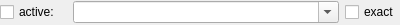
<?xml version="1.0" encoding="UTF-8"?>
<ui version="4.0">
 <class>SearchTextWidget</class>
 <widget class="QWidget" name="SearchTextWidget">
  <property name="geometry">
   <rect>
    <x>0</x>
    <y>0</y>
    <width>400</width>
    <height>25</height>
   </rect>
  </property>
  <layout class="QHBoxLayout" name="horizontalLayout" stretch="1,4,0">
   <property name="leftMargin">
    <number>0</number>
   </property>
   <property name="topMargin">
    <number>0</number>
   </property>
   <property name="rightMargin">
    <number>0</number>
   </property>
   <property name="bottomMargin">
    <number>0</number>
   </property>
   <item>
    <widget class="QCheckBox" name="checkBox_active">
     <property name="text">
      <string>active:</string>
     </property>
    </widget>
   </item>
   <item>
    <widget class="QComboBox" name="comboBox_text">
     <property name="editable">
      <bool>true</bool>
     </property>
    </widget>
   </item>
   <item>
    <widget class="QCheckBox" name="checkBox_exact_match">
     <property name="text">
      <string>exact</string>
     </property>
    </widget>
   </item>
  </layout>
 </widget>
 <resources/>
 <connections/>
</ui>
